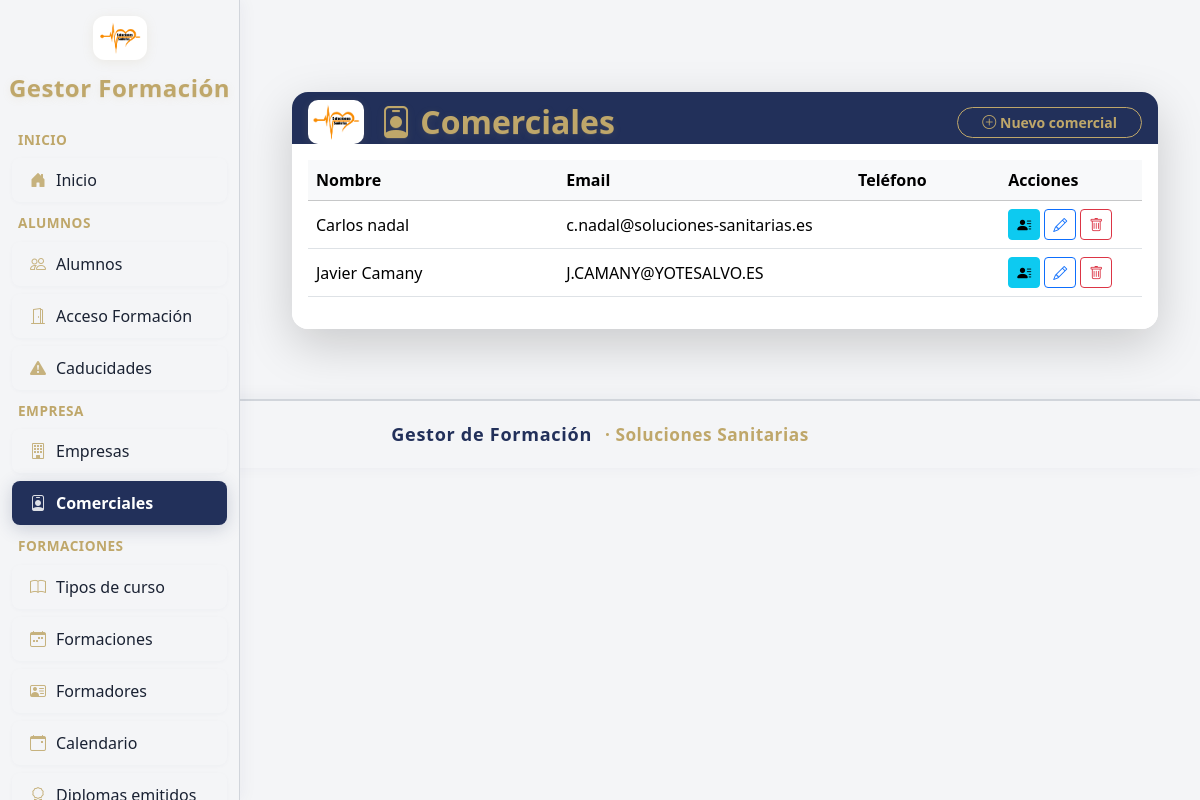
The app's page /comerciales/ with its own data.
### mi_plataforma_formacion_app/models/comercial.py (models this page shows)
class Comercial(db.Model):
    __tablename__ = 'comercial'
    id       = db.Column(db.Integer, primary_key=True)
    nombre   = db.Column(db.String(128), nullable=False)
    email    = db.Column(db.String(128))
    telefono = db.Column(db.String(32))
    empresas = db.relationship('Empresa', backref='comercial', lazy=True)

### mi_plataforma_formacion_app/blueprints/comerciales/routes.py (the view)
@comerciales_bp.route('/')
def gestion_comerciales():
    comerciales = Comercial.query.all()
    return render_template('comerciales/gestion_comerciales.html', comerciales=comerciales)

### mi_plataforma_formacion_app/blueprints/alumnos/routes.py (called while the page is built)
@alumnos_bp.app_context_processor
def inject_buscar_diploma_pdf():
    return dict(buscar_diploma_pdf=buscar_diploma_pdf)

### mi_plataforma_formacion_app/templates/comerciales/gestion_comerciales.html (shortened to what this page needs)
{% extends "base.html" %}
{% block content %}
<div class="container-lg">
  <div class="card shadow-lg border-0 mt-4" style="border-radius:1rem;">
    <div class="card-header d-flex flex-column flex-md-row align-items-center justify-content-between pb-0" style="background: var(--color-sidebar-active); color: var(--color-sidebar-title); border-top-left-radius: 1rem; border-top-right-radius: 1rem; border-bottom: none;">
      <div class="d-flex align-items-center mb-2 mb-md-0">
        <img src="{{ url_for('static', filename='logo.png') }}" alt="Logo" style="max-height:44px; margin-right:16px; background:#fff; border-radius:10px; box-shadow:0 2px 8px #bfa76a22; padding:4px;">
        <h2 class="mb-0 fw-bold" style="color:var(--color-sidebar-title); text-shadow:0 2px 8px #bfa76a22,0 1px 0 #bfa76a22;"><i class="bi bi-person-badge"></i> Comerciales</h2>
      </div>
      <div class="d-flex gap-2 flex-wrap">
        <a href="{{ url_for('comerciales_bp.nuevo_comercial') }}" class="btn btn-outline-warning btn-sm rounded-pill px-4 fw-semibold" style="border-color:var(--color-accent-gold);color:var(--color-accent-gold);font-weight:600;">
          <i class="bi bi-plus-circle"></i> Nuevo comercial
        </a>
      </div>
    </div>
    <div class="card-body" style="background:#fff; border-bottom-left-radius:1rem; border-bottom-right-radius:1rem;">
      <div class="table-responsive">
        <table class="table table-hover align-middle">
          <thead class="table-light">
            <tr>
              <th style="width: 30%;">Nombre</th>
              <th style="width: 35%;">Email</th>
              <th style="width: 18%;">Teléfono</th>
              <th style="width: 17%;">Acciones</th>
            </tr>
          </thead>
          <tbody>
            {% for comercial in comerciales %}
            <tr>
              <td class="text-truncate" style="max-width: 250px;" title="{{ comercial.nombre }}">{{ comercial.nombre }}</td>
              <td class="text-truncate" style="max-width: 280px;" title="{{ comercial.email }}">{{ comercial.email }}</td>
              <td class="text-truncate" style="max-width: 130px;" title="{{ comercial.telefono }}">{{ comercial.telefono }}</td>
              <td>
                <div class="d-flex gap-1 flex-wrap">
                  <a href="{{ url_for('comerciales_bp.ficha_comercial', comercial_id=comercial.id) }}"
                     class="btn btn-info btn-sm"
                     data-bs-toggle="tooltip" title="Ver ficha">
                    <i class="bi bi-person-lines-fill"></i>
                  </a>
                  <a href="{{ url_for('comerciales_bp.editar_comercial', id=comercial.id) }}"
                     class="btn btn-outline-primary btn-sm"
                     data-bs-toggle="tooltip" title="Editar">
                    <i class="bi bi-pencil"></i>
                  </a>
                  <form action="{{ url_for('comerciales_bp.borrar_comercial', id=comercial.id) }}" method="post"
                        onsubmit="return confirm('¿Seguro que quieres borrar este comercial?');" style="display:inline;">
                    <button type="submit" class="btn btn-outline-danger btn-sm" data-bs-toggle="tooltip" title="Borrar">
                      <i class="bi bi-trash"></i>
                    </button>
                  </form>
                </div>
              </td>
            </tr>
            {% else %}
            <tr>
              <td colspan="4" class="text-center text-muted">No hay comerciales registrados.</td>
            </tr>
            {% endfor %}
          </tbody>
        </table>
    </div>
  </div>
</div>
{% endblock %}

### mi_plataforma_formacion_app/templates/base.html (style rules this page uses)
:root { --color-sidebar-bg: #f4f5f7; --color-sidebar-border: #d1d5db; --color-sidebar-text: #1a2233; --color-sidebar-hover: #e9eaf0; --color-sidebar-active: #22305a; --color-sidebar-active-text: #fff; --color-sidebar-title: #bfa76a; --color-sidebar-icon: #bfa76a; --color-accent-gold: #bfa76a; --color-card-bg: #fff; --color-btn-gold: #bfa76a; --color-btn-navy: #22305a; }
body { font-family: 'Segoe UI', sans-serif; background-color: #f4f5f7; margin: 0; padding: 0; color: var(--color-sidebar-text); }

### records on screen
Comercial: nombre "Carlos nadal", email "c.nadal@soluciones-sanitarias.es"
Comercial: nombre "Javier Camany", email "J.CAMANY@YOTESALVO.ES"
